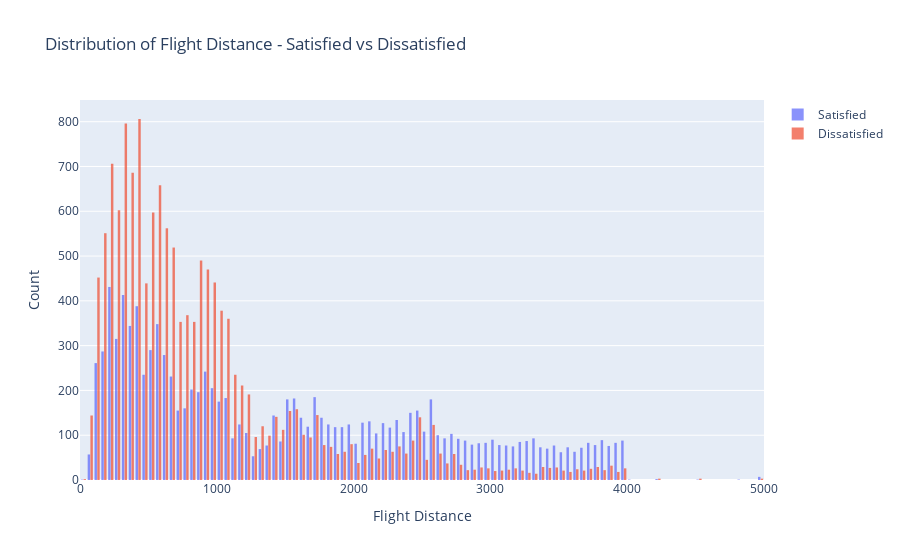
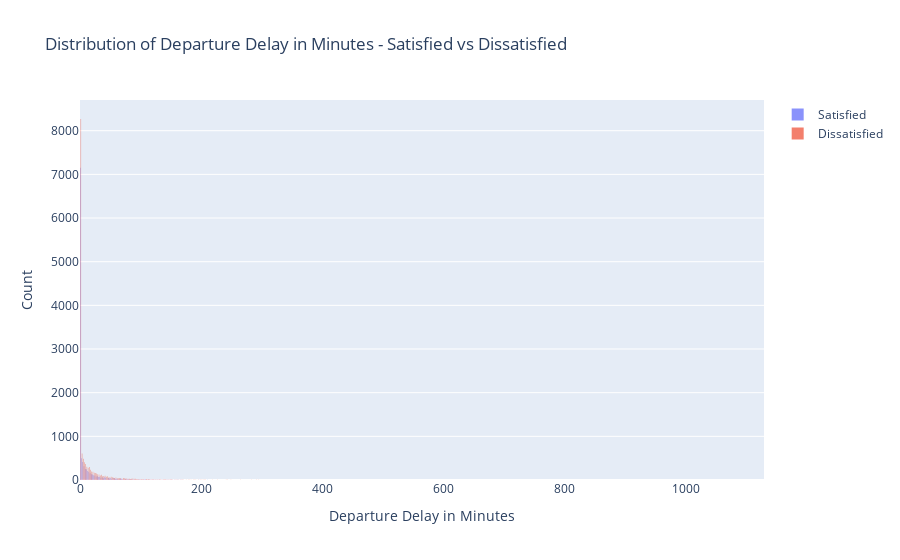
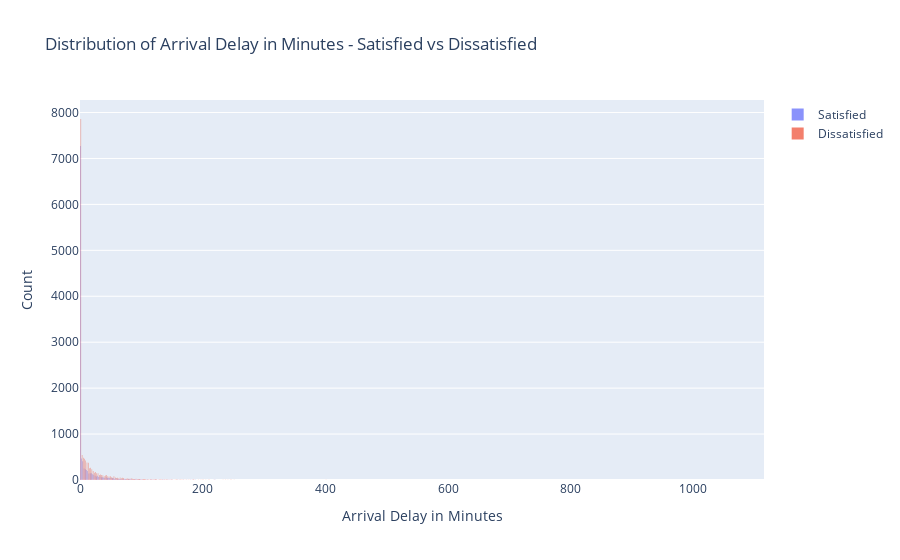

The notebook cell saved with these charts, in order:
### Code cell
import pandas as pd
import plotly.express as px
import plotly.graph_objects as go

# Load the data
data = pd.read_csv('Data/Airline_Passenger_Satisfaction.csv')

# Filter data by satisfaction status
satisfied = data[data['satisfaction'] == 'satisfied']
dissatisfied = data[data['satisfaction'] == 'neutral or dissatisfied']

# Function to calculate statistics
def calculate_statistics(data, column_name):
    mean_val = data[column_name].mean()
    median_val = data[column_name].median()
    mode_val = data[column_name].mode()[0]  # mode can be multi-modal, taking the first one
    range_val = data[column_name].max() - data[column_name].min()
    return mean_val, median_val, mode_val, range_val

# Statistics and visualizations
def display_statistics_and_plots(column_name):
    # Calculate statistics
    stats_satisfied = calculate_statistics(satisfied, column_name)
    stats_dissatisfied = calculate_statistics(dissatisfied, column_name)
    
    # Print statistics
    print(f"{column_name} Statistics (Satisfied vs Dissatisfied):")
    print("Satisfied: Mean = {:.2f}, Median = {:.2f}, Mode = {:.2f}, Range = {:.2f}".format(*stats_satisfied))
    print("Dissatisfied: Mean = {:.2f}, Median = {:.2f}, Mode = {:.2f}, Range = {:.2f}".format(*stats_dissatisfied))
    
    # Create histograms
    fig = go.Figure()
    fig.add_trace(go.Histogram(x=satisfied[column_name], name='Satisfied', opacity=0.75))
    fig.add_trace(go.Histogram(x=dissatisfied[column_name], name='Dissatisfied', opacity=0.75))
    
    # Update layout
    fig.update_layout(
        title_text=f'Distribution of {column_name} - Satisfied vs Dissatisfied',
        xaxis_title_text=column_name,
        yaxis_title_text='Count',
        bargap=0.2, # gap between bars of adjacent location coordinates
        bargroupgap=0.1 # gap between bars of the same location coordinate
    )
    
    # Show the plot
    fig.show()

# Display statistics and plots for each variable
display_statistics_and_plots('Flight Distance')
display_statistics_and_plots('Departure Delay in Minutes')
display_statistics_and_plots('Arrival Delay in Minutes')

### Figure 1 — Plotly figure (JSON) as saved in the notebook; plotly's stock layout.template omitted (floating-point values rounded to 4 significant figures; data arrays with more than 128 entries replaced by an {"elided": "..."} marker saying what was removed)
{"data": [{"name": "Satisfied", "opacity": 0.75, "type": "histogram", "x": {"elided": "11403 int values"}}, {"name": "Dissatisfied", "opacity": 0.75, "type": "histogram", "x": {"elided": "14573 int values"}}], "layout": {"bargap": 0.2, "bargroupgap": 0.1, "title": {"text": "Distribution of Flight Distance - Satisfied vs Dissatisfied"}, "xaxis": {"title": {"text": "Flight Distance"}}, "yaxis": {"title": {"text": "Count"}}}}

### Figure 2 — Plotly figure (JSON) as saved in the notebook; plotly's stock layout.template omitted (floating-point values rounded to 4 significant figures; data arrays with more than 128 entries replaced by an {"elided": "..."} marker saying what was removed)
{"data": [{"name": "Satisfied", "opacity": 0.75, "type": "histogram", "x": {"elided": "11403 int values"}}, {"name": "Dissatisfied", "opacity": 0.75, "type": "histogram", "x": {"elided": "14573 int values"}}], "layout": {"bargap": 0.2, "bargroupgap": 0.1, "title": {"text": "Distribution of Departure Delay in Minutes - Satisfied vs Dissatisfied"}, "xaxis": {"title": {"text": "Departure Delay in Minutes"}}, "yaxis": {"title": {"text": "Count"}}}}

### Figure 3 — Plotly figure (JSON) as saved in the notebook; plotly's stock layout.template omitted (floating-point values rounded to 4 significant figures; data arrays with more than 128 entries replaced by an {"elided": "..."} marker saying what was removed)
{"data": [{"name": "Satisfied", "opacity": 0.75, "type": "histogram", "x": {"elided": "11403 int values"}}, {"name": "Dissatisfied", "opacity": 0.75, "type": "histogram", "x": {"elided": "14573 int values"}}], "layout": {"bargap": 0.2, "bargroupgap": 0.1, "title": {"text": "Distribution of Arrival Delay in Minutes - Satisfied vs Dissatisfied"}, "xaxis": {"title": {"text": "Arrival Delay in Minutes"}}, "yaxis": {"title": {"text": "Count"}}}}
